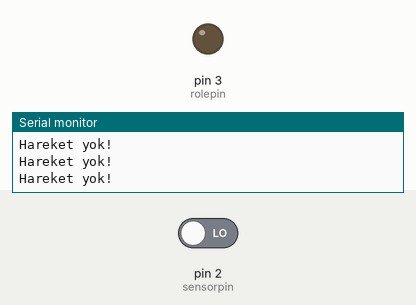
Simulated run of this sketch. Board: Arduino Uno, built with avr-gcc and run on an emulated ATmega328P. On the bench: output pins drawn as LEDs (lit = HIGH), the last lines printed to the serial monitor. Inputs (shaded band) come from the test bench; at power-on: pin 2 (sensorpin) LOW.

Above: at 1.2 s.
1.3 s: pin 2 (sensorpin) driven HIGH
At 2.5 s:
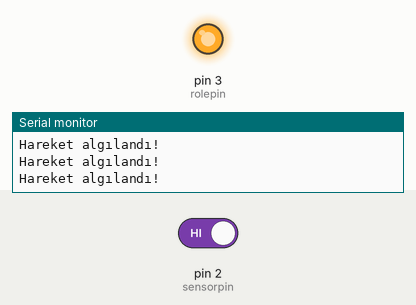
2.8 s: pin 2 (sensorpin) driven LOW
At 3.9 s:
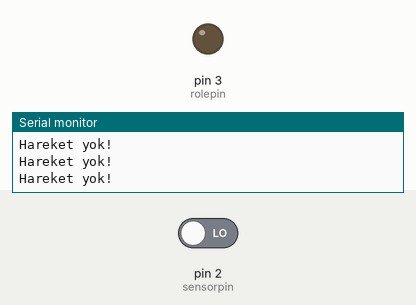
Timing chart, 0 to 5.8 s (numbered marks = the images above; inputs shaded):
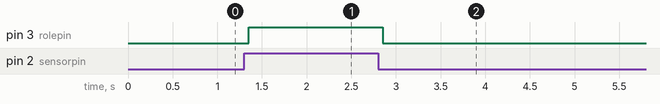

Measured:
- after the input at 1.3 s, pin 3 (rolepin): LOW → HIGH after 0.05 s
- after the input at 2.8 s, pin 3 (rolepin): HIGH → LOW after 0.05 s

The sketch:

9.2._Hareket_sensorlu__PIR__220V_otomat_lamba__Role_.ino
```cpp
int rolepin = 3;    //Röle pini tanımlanır.
int sensorpin = 2;   // PIR sensör pini tanımlanır.
int deger = LOW;  // PIR sensörünün başlangıçta hareket algılamadığı varsayılır.

void setup() {
pinMode(rolepin, OUTPUT); //Röle pini çıkış olarak atanır.
pinMode(sensorpin, INPUT); // Sensör pini giriş olarak tanımlanır.
Serial.begin(9600);   // Seri veri girişi başlatılır.
}

void loop(){
deger = digitalRead(sensorpin);  // sensörden okunan değer değişkene atanır.
if (deger == HIGH) {            // Eğer hareket algılanıp değer HIGH olursa...
digitalWrite(rolepin, HIGH);  // Röle kapanır. 1 değeri alır. Lamba yanar.
Serial.println("Hareket algılandı!"); //seriport ekranına "Hareket Algılandı" yazar.
delay(150); //Biraz beklenir.
}
else  if (deger == LOW) { // Eğer hareket olmazsa...
digitalWrite(rolepin, LOW);  // Röle açılır. 0 değeri alır. Lamba söner.
delay(150);   //Biraz beklenir.
// Seriport ekranına "Hareket yok!" yazar.
Serial.println("Hareket yok!");
}
}
```
